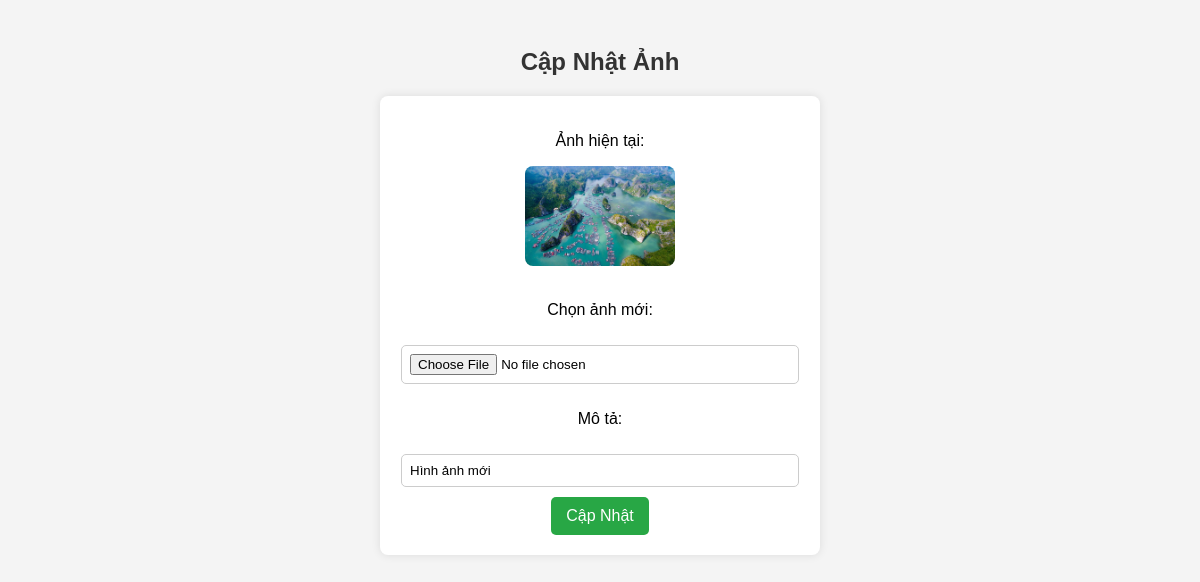
/logic/update_image.php?id=13, run on the app's committed database.
### tables this page shows
CREATE TABLE `images` (
  `id` int(11) NOT NULL,
  `image_path` varchar(255) NOT NULL,
  `description` varchar(255) DEFAULT NULL
);

### logic/update_image.php (the view, shortened to what this page needs)
<?php
include('../includes/db.php');
if (isset($_GET['id'])) {
    $id = $_GET['id'];
    $sql = "SELECT * FROM images WHERE id = $id";
    $result = mysqli_query($conn, $sql);
    $row = mysqli_fetch_assoc($result);
}
?>
<!DOCTYPE html>
<html lang="vi">
<head>
</head>
<body>
    <h2>Cập Nhật Ảnh</h2>
    <form action="update_image.php" method="POST" enctype="multipart/form-data">
        <p>Ảnh hiện tại:</p>
        <img src="<?php echo $row['image_path']; ?>" width="150">
        <p>Chọn ảnh mới:</p>
        <input type="file" name="fileToUpload">
        <p>Mô tả:</p>
        <input type="text" name="description" value="<?php echo $row['description']; ?>">
        <br>
        <button type="submit">Cập Nhật</button>
    </form>
</body>
</html>

### logic/update_image.php (style rules this page uses)
body { font-family: Arial, sans-serif; background-color: #f4f4f4; text-align: center; padding: 20px; }
h2 { color: #333; }
form { background: white; padding: 20px; border-radius: 8px; box-shadow: 0px 0px 10px rgba(0, 0, 0, 0.1); max-width: 400px; margin: auto; }
img { max-width: 100%; border-radius: 8px; margin-bottom: 15px; }
input[type="file"], input[type="text"] { width: calc(100% - 20px); padding: 8px; margin: 10px 0; border: 1px solid #ccc; border-radius: 5px; }
button { background: #28a745; color: white; padding: 10px 15px; border: none; border-radius: 5px; cursor: pointer; font-size: 16px; }

### data on the page
images: image_path (picture), description "Hình ảnh mới"
